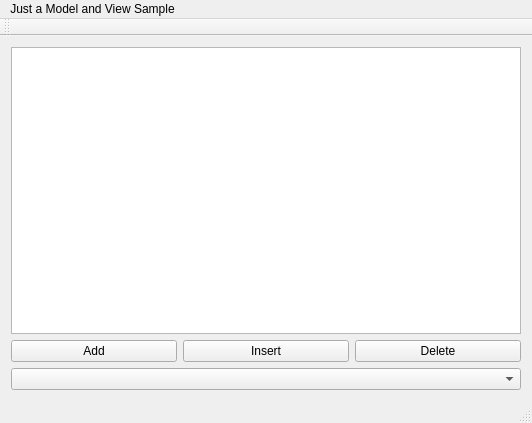
<?xml version="1.0" encoding="UTF-8"?>
<ui version="4.0">
 <class>MainWindow</class>
 <widget class="QMainWindow" name="MainWindow">
  <property name="geometry">
   <rect>
    <x>0</x>
    <y>0</y>
    <width>532</width>
    <height>423</height>
   </rect>
  </property>
  <property name="windowTitle">
   <string>MainWindow</string>
  </property>
  <widget class="QWidget" name="centralWidget">
   <layout class="QVBoxLayout" name="verticalLayout_2">
    <item>
     <layout class="QVBoxLayout" name="verticalLayout">
      <item>
       <widget class="QListView" name="listView"/>
      </item>
      <item>
       <layout class="QHBoxLayout" name="horizontalLayout">
        <item>
         <widget class="QPushButton" name="pushButton">
          <property name="text">
           <string>Add</string>
          </property>
         </widget>
        </item>
        <item>
         <widget class="QPushButton" name="pushButton_3">
          <property name="text">
           <string>Insert</string>
          </property>
         </widget>
        </item>
        <item>
         <widget class="QPushButton" name="pushButton_2">
          <property name="text">
           <string>Delete</string>
          </property>
         </widget>
        </item>
       </layout>
      </item>
     </layout>
    </item>
    <item>
     <widget class="QComboBox" name="comboBox"/>
    </item>
   </layout>
  </widget>
  <widget class="QMenuBar" name="menuBar">
   <property name="geometry">
    <rect>
     <x>0</x>
     <y>0</y>
     <width>532</width>
     <height>24</height>
    </rect>
   </property>
   <widget class="QMenu" name="menuJust_a_Model_and_View_Sample">
    <property name="title">
     <string>Just a Model and View Sample</string>
    </property>
   </widget>
   <addaction name="menuJust_a_Model_and_View_Sample"/>
  </widget>
  <widget class="QToolBar" name="mainToolBar">
   <attribute name="toolBarArea">
    <enum>TopToolBarArea</enum>
   </attribute>
   <attribute name="toolBarBreak">
    <bool>false</bool>
   </attribute>
  </widget>
  <widget class="QStatusBar" name="statusBar"/>
 </widget>
 <layoutdefault spacing="6" margin="11"/>
 <resources/>
 <connections/>
</ui>
